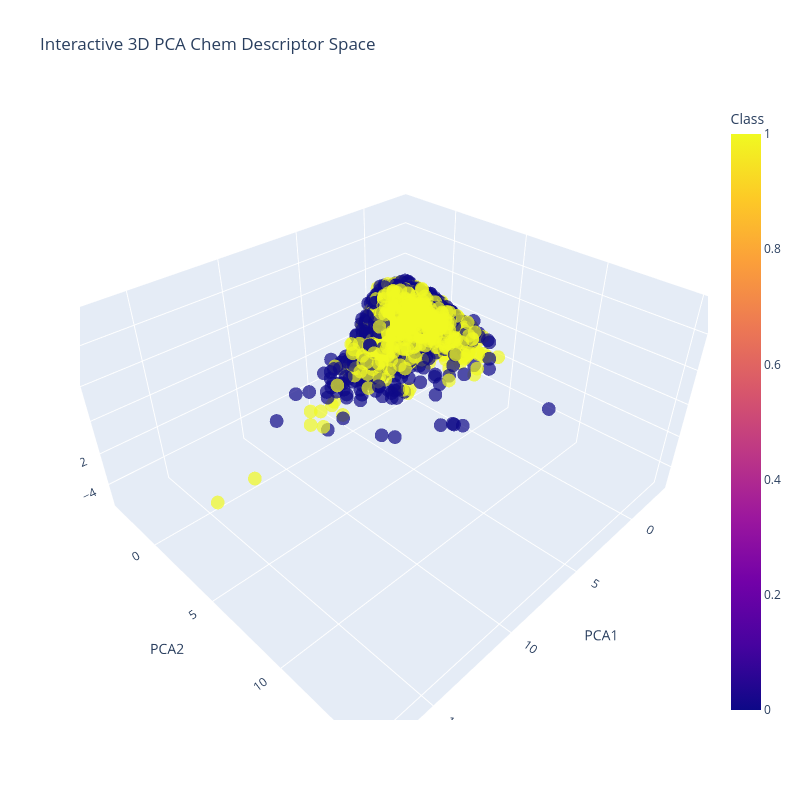

Write notebook code for a chart like this one.
### Markdown cell above
### PCA: Global chemical space structure

### Code cell
df_pca_plot = pd.DataFrame({
    "PCA1" : X_pca[:,0],
    "PCA2": X_pca[:,1],
    "PCA3": X_pca[:,2],
    "Class": y_true,
    "vega_correct": vega_correct
})

fig = px.scatter_3d(
    df_pca_plot,
    x = "PCA1",
    y = "PCA2",
    z = "PCA3",
    color = "Class",
    opacity=0.7,
    title = "Interactive 3D PCA Chem Descriptor Space",
    )


fig.update_layout(
    width=800,
    height=800
)

fig.show()

### Figure 1 — Plotly figure (JSON) as saved in the notebook; plotly's stock layout.template omitted (floating-point values rounded to 4 significant figures; data arrays with more than 128 entries replaced by an {"elided": "..."} marker saying what was removed)
{"data": [{"hovertemplate": "PCA1=%{x}<br>PCA2=%{y}<br>PCA3=%{z}<br>Class=%{marker.color}<extra></extra>", "legendgroup": "", "marker": {"color": {"elided": "5758 int values"}, "coloraxis": "coloraxis", "opacity": 0.7, "symbol": "circle"}, "mode": "markers", "name": "", "scene": "scene", "showlegend": false, "type": "scatter3d", "x": {"elided": "5758 float values"}, "y": {"elided": "5758 float values"}, "z": {"elided": "5758 float values"}}], "layout": {"coloraxis": {"colorbar": {"title": {"text": "Class"}}, "colorscale": [[0, "#0d0887"], [0.1111, "#46039f"], [0.2222, "#7201a8"], [0.3333, "#9c179e"], [0.4444, "#bd3786"], [0.5556, "#d8576b"], [0.6667, "#ed7953"], [0.7778, "#fb9f3a"], [0.8889, "#fdca26"], [1, "#f0f921"]]}, "height": 800, "legend": {"tracegroupgap": 0}, "scene": {"domain": {"x": [0, 1], "y": [0, 1]}, "xaxis": {"title": {"text": "PCA1"}}, "yaxis": {"title": {"text": "PCA2"}}, "zaxis": {"title": {"text": "PCA3"}}}, "title": {"text": "Interactive 3D PCA Chem Descriptor Space"}, "width": 800}}
